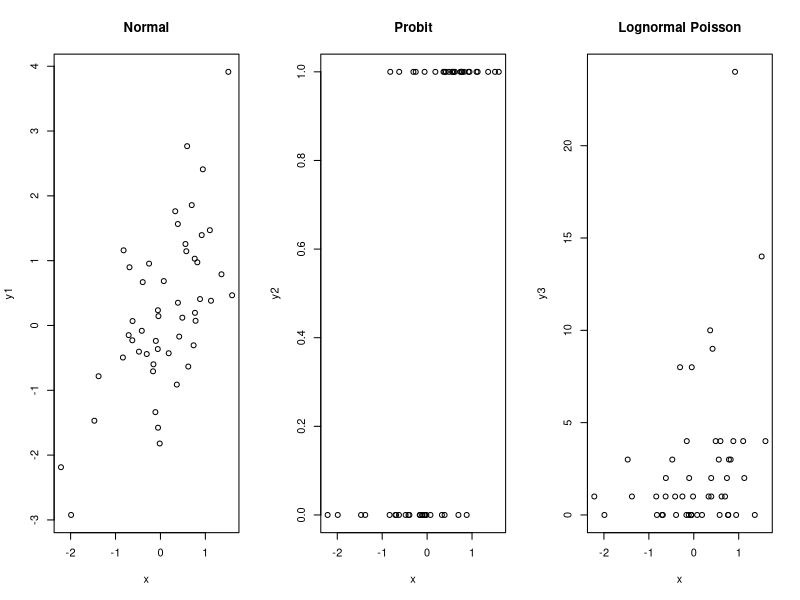

Reproduce this figure in R. (Note: this script raises an error after producing the figure.)
####################################
#   HMSC lab, BIOS5211/9211 2021   #
#           EXERCISE 1             #
####################################
#by Ryan Burner, Luke Powell, Lukas Drag, and Eva Lieungh
#for questions after the lab contact Ryan at ryan.burner@outlook.com or Eva at eva.lieungh@nhm.uio.no
#most of this code is from Otso Ovakainen and Nerea Abrego's 2020 book:
# https://www.cambridge.org/us/academic/subjects/life-sciences/ecology-and-conservation/joint-species-distribution-modelling-applications-r?format=PB&isbn=9781108716789
# For more information and useful links, including executable scripts and course materials from a 2020 5-day course, see here: https://www2.helsinki.fi/en/researchgroups/statistical-ecology/hmsc 
################################################################

# NB! Before starting on this script, you should have gone through the 'Lab7_prep.R' script! If not, you need to load some libraries to continue. (Un-comment the next lines with Ctrl+Shift+C !)
# library(ggplot2)
# library(gridExtra)
# library(lme4)
# library(MASS)
# library(Hmsc)
# library(abind)
# library(ape)
# library(corrplot)
# library(plot.matrix)
# library(Rlab)
# library(usdm)



############################
#      EXERCISE 1          #
# Fit and evaluate a basic #
# model with several types #
# of response variables    #
############################

#simulate response data (y)
#response to one covariate (x)
#you can imagine this is the body mass, occurrence and counts of one species, and its response to forest cover
set.seed(1) 
n = 50
x = rnorm(n)
beta1 = 0 #note: we are setting the intercept here for the simulated data
beta2 = 1 #note: we are setting the coefficient for the X covariate here
L = beta1 + beta2*x
y1 = L + rnorm(n, sd = 1) #normal
y2 = 1*((L + rnorm(n, sd = 1)) > 0) #pres/abs
y3 = rpois(n = n, lambda = exp(L + rnorm(n, sd = 1))) #count data

#plot the three response vars next to each other
par(mfrow = c(1,3))
#normal response variable (e.g. body mass)
plot(x,y1, main = "Normal")
#binary response (e.g. presence/absence)
plot(x,y2, main = "Probit")
#integer response (e.g. abundance counts)
plot(x,y3, main = "Lognormal Poisson")
#remember, we can think of the x covariate as forest cover. It has negative values, so think of it as scaled to make sense of the plots.

#fit a frequentist linear model to the normal response variable
df = data.frame(x, y1)
m.lm = lm(y1 ~ x, data = df )
# Question! Are the model intercept and x-coefficient similar to our simulated values? Look at a summary of the linear model:
summary(m.lm)

#now we are going to use the same, simulated data to make a simple Hmsc model. First format the same data for HMSC
Y = as.matrix(y1)
XData = data.frame(x = x)
#define simple Hmsc model
m.normal = Hmsc(Y = Y, 
								XData = XData, 
								XFormula = ~ x
								)

# the model is now defined, but not fitted. The parameters need to be estimated.
#set mcmc settings
nChains = 2 # number of mcmc chains
thin = 5 # number of MCMC steps between each recording of samples from the posterior
samples = 1000 # samples per chain
transient = 500*thin # burn-in length
verbose = 500*thin # frequency of progress reporting (messages appearing in console)

#fit the model
m.normal = sampleMcmc(m.normal, thin = thin, samples = samples,
                      transient = transient, nChains = nChains,
                      verbose = verbose) #while you are waiting, you could watch this video: https://www.youtube.com/watch?v=XV4yj4T4PBQ&ab_channel=pasky007
#Question! Look in the Console. What is the difference between 'transient' and 'sampling'?

#extract mcmc chains for each parameter so we can inspect them
mpost = convertToCodaObject(m.normal)

#summarize results
# Question! Are the model intercept and x-coefficient similar to our simulated values? Look at a summary of the Hmsc model:
summary(mpost$Beta) 
#note that a 'Beta' in Hmsc lingo = a regression coefficient
#remember that in Bayesian models we don't have to calculate 95% CIs from the SD.
#instead, we just look at the mcmc sample distributions

#to calculate model fit, we can compare the model predictions to the actual data
preds = computePredictedValues(m.normal)
MF = evaluateModelFit(hM = m.normal, predY = preds)
#this is our r2 value for the model
MF$R2

# Question! Can you write a plain-language description of the results of these two models (linear and Hmsc)? How does the imaginary species' body mass vary with forest cover?


#Ok, we have some results from two models, but...
#before we trust the HMSC model we need to know if:
# 1) the mcmc chains 'converged' on the same estimate for all parameters
# 2) the mcmc chains were long enough, and not too autocorrelated, to give us enough samples to describe the distribution

#take a look at the chains
plot(mpost$Beta) # you might need to make plot window bigger for this one
#Question! Is the chain convergence OK? Why, or why not? What would you do to improve convergence?

#our sample size is the number of samples in all chains combined
#but are all these samples independent? If they are correlated, we have less information than the number of samples would indicate
#check effective sample size (ESS)
effectiveSize(mpost$Beta) #ESS for intercept left, slope right
#Question! Is there evidence of autocorrelation? How does ESS compare with raw sample size in this Hmsc model? What could you do to improve the ESS?

#To understand if the chains converged on similar values, we calculate the'potential scale reduction faction' (psrf)
#aka 'Gelman' diagnostics, it tells us what we would have to multiply the smaller chain by to make it equal to the bigger one
# 1 = perfect; under 1.05 or less is probably good (in larger models, most under 1.1 probably ok)
gelman.diag(mpost$Beta,multivariate = FALSE)$psrf

#good also to check model assumptions
#here for linear model
nres.lm = rstandard(m.lm) # regression deletion diagnostics
preds.lm = fitted.values(m.lm)
par(mfrow = c(1,2))
hist(nres.lm, las = 1) # should be normally distributed
plot(preds.lm, nres.lm, las = 1) # should not have clear trend
abline(a = 0, b = 0)
#Question! Does it look OK? Why or why not?

#now for the Hmsc model
preds.mean = apply(preds, FUN = mean, MARGIN = 1)
nres = scale(y1-preds.mean)
par(mfrow = c(1,2))
hist(nres)
plot(preds.mean, nres)
abline(a = 0, b = 0)

######################################################
# Progress check! How are you doing on time? If you are approaching halfway through the lab time, maybe skip (or go really fast through) the rest of this exercise and rather start Exercise 2 in Lab7_HMSC_2.R
# The rest of this exercise goes through mostly the same steps, but for the presence-absence and count data types.
######################################################

#now, let's consider different response variable types
#we just fit a model to normally distributed data above (called m.normal)...
#but for presence/absence, you want a probit distribution
# so we fit a new model with y2 data (instead of y1), same as before
Y = as.matrix(y2) #remember we simulated probit data above
m.probit = Hmsc(Y = Y, 
								XData = XData, 
								XFormula = ~ x,
                distr = "probit" # distribution defined here
								)

m.probit = sampleMcmc(m.probit, thin = thin, samples = samples,
                      transient = transient, nChains = nChains, verbose = verbose)

m.probit

#check convergence again
mpost = convertToCodaObject(m.probit)
#Gelman psrf
gelman.diag(mpost$Beta,multivariate = FALSE)$psrf
#ESS (effective sample size)
effectiveSize(mpost$Beta) 

#Question! Why is the Effective Sample Size smaller than in the normal model?

#check estimates
round(summary(mpost$Beta)$quantiles, 2)

#Question! How do the estimates look, compared to the previous two models? Why? 

#now lets look at fit
preds = computePredictedValues(m.probit)
evaluateModelFit(hM = m.probit, predY = preds)
#Look at the object that just printed. It has several values
#RMSE is mean square error (a measure of model fit)
#AUC is area under the curve (ranges from 0 to 1, 0.5 is as good as random model)
#TjurR2 is an r2 value used for pres/abs data (regular r2 isn't a good choice for binary models)

#now let's do all the same for count data
Y = as.matrix(y3)
m.lognormal.poisson = Hmsc(Y = Y, 
													 XData = XData, 
													 XFormula = ~ x,
                           distr = "lognormal poisson"
													 )
m.lognormal.poisson = sampleMcmc(m.lognormal.poisson,
                                 thin = thin, samples = samples,
                                 transient = transient,
                                 nChains = nChains,
                                 verbose = verbose)
m.lognormal.poisson

#Question! The following steps should be looking familiar now. Can you annotate each one and interpret them?
mpost = convertToCodaObject(m.lognormal.poisson)
effectiveSize(mpost$Beta)
gelman.diag(mpost$Beta,multivariate = FALSE)$psrf
round(summary(mpost$Beta)$quantiles,2)
preds = computePredictedValues(m.lognormal.poisson,
                               expected = FALSE)
evaluateModelFit(hM = m.lognormal.poisson, predY = preds)
#now we have even more measures of fit -- briefly, those starting with 'O.' refer to pres/abs prediction
#and those starting with 'C.' refer to numeric count prediction

#now we'll make model predictions across a gradient of Y values for each of the 3 models
#grey points are raw data, ribbons are 95% CIs
#these ribbons provide estimates of the true value of Y at each value of X
par(mfrow = c(1,3))
for (i in 1:3){
  m = switch (i, m.normal,m.probit, m.lognormal.poisson)
  Gradient = constructGradient(m, focalVariable = "x")
  predY = predict(m, Gradient = Gradient, expected = TRUE)
  plotGradient(m, Gradient, pred = predY, measure = "Y",showPosteriorSupport = FALSE,
               index = 1, showData = TRUE, main = c("Normal",
                                                    "Probit",
               																		  "Lognormal Poisson")[i])
}

# Question! How do the modelled responses compare to the data we plotted at the beginning?


######################################################
#Congratulations, you made it to the end of Exercise 1!
#Did you know that sloths are faster in water than on the ground?

#Now have a short break and then do Exercise 2!